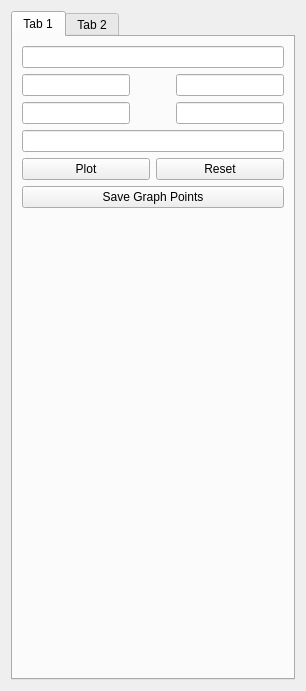
  <widget class="QWidget" name="centralwidget">
   <layout class="QGridLayout" name="gridLayout_3">
    <item row="0" column="0">
     <layout class="QVBoxLayout" name="graph"/>
    </item>
    <item row="0" column="1">
     <widget class="QTabWidget" name="tabWidget">
      <property name="sizePolicy">
       <sizepolicy hsizetype="Minimum" vsizetype="Expanding">
        <horstretch>0</horstretch>
        <verstretch>0</verstretch>
       </sizepolicy>
      </property>
      <property name="currentIndex">
       <number>0</number>
      </property>
      <widget class="QWidget" name="tab">
       <attribute name="title">
        <string>Tab 1</string>
       </attribute>
       <layout class="QGridLayout" name="gridLayout">
        <item row="0" column="0">
         <layout class="QVBoxLayout" name="verticalLayout">
          <item>
           <widget class="QLineEdit" name="FunArea"/>
          </item>
          <item>
           <layout class="QHBoxLayout" name="horizontalLayout_2">
            <item>
             <widget class="QLineEdit" name="MinX"/>
            </item>
            <item>
             <spacer name="horizontalSpacer_2">
              <property name="orientation">
               <enum>Qt::Horizontal</enum>
              </property>
              <property name="sizeHint" stdset="0">
               <size>
                <width>40</width>
                <height>20</height>
               </size>
              </property>
             </spacer>
            </item>
            <item>
             <widget class="QLineEdit" name="MaxX"/>
            </item>
           </layout>
          </item>
          <item>
           <layout class="QVBoxLayout" name="verticalLayout_2">
            <item>
             <layout class="QHBoxLayout" name="horizontalLayout_5">
              <item>
               <widget class="QLineEdit" name="Xlabel"/>
              </item>
              <item>
               <spacer name="horizontalSpacer">
                <property name="orientation">
                 <enum>Qt::Horizontal</enum>
                </property>
                <property name="sizeHint" stdset="0">
                 <size>
                  <width>40</width>
                  <height>20</height>
                 </size>
                </property>
               </spacer>
              </item>
              <item>
               <widget class="QLineEdit" name="Ylabel">
                <property name="text">
                 <string/>
                </property>
               </widget>
              </item>
             </layout>
            </item>
            <item>
             <widget class="QLineEdit" name="PlotName"/>
            </item>
           </layout>
          </item>
          <item>
           <layout class="QHBoxLayout" name="horizontalLayout_3">
            <item>
             <widget class="QPushButton" name="plotbtn">
              <property name="text">
               <string>Plot</string>
              </property>
             </widget>
            </item>
            <item>
             <widget class="QPushButton" name="Resetbtn">
              <property name="text">
               <string>Reset</string>
              </property>
             </widget>
            </item>
           </layout>
          </item>
          <item>
           <widget class="QPushButton" name="svgraph">
            <property name="text">
             <string>Save Graph Points</string>
            </property>
           </widget>
          </item>
          <item>
           <layout class="QHBoxLayout" name="horizontalLayout_4">
            <item>
             <spacer name="horizontalSpacer_4">
              <property name="orientation">
               <enum>Qt::Horizontal</enum>
              </property>
              <property name="sizeHint" stdset="0">
               <size>
                <width>40</width>
                <height>20</height>
               </size>
              </property>
             </spacer>
            </item>
           </layout>
          </item>
         </layout>
        </item>
        <item row="1" column="0">
         <spacer name="verticalSpacer">
          <property name="orientation">
           <enum>Qt::Vertical</enum>
          </property>
          <property name="sizeHint" stdset="0">
           <size>
            <width>20</width>
            <height>439</height>
           </size>
          </property>
         </spacer>
        </item>
       </layout>
      </widget>
      <widget class="QWidget" name="tab_2">
       <attribute name="title">
        <string>Tab 2</string>
       </attribute>
       <layout class="QGridLayout" name="gridLayout_2">
        <item row="0" column="0">
         <widget class="QTableWidget" name="tableWidget">
          <property name="columnCount">
           <number>2</number>
          </property>
          <column/>
          <column/>
         </widget>
        </item>
       </layout>
      </widget>
     </widget>
    </item>
   </layout>
  </widget>
